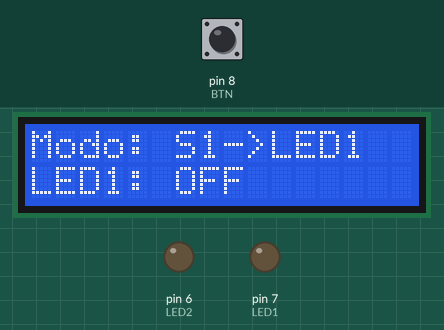
Recording of a sketch running on a simulated Arduino Uno, built for the host (arithmetic inside an expression is 32-bit, double 64-bit). Parts: 16×2 character LCD, output pins drawn as LEDs (lit = HIGH). The inputs (shaded band) are chosen by the test bench; at power-on: pin 8 (BTN) HIGH. What the sketch prints to the serial monitor is not drawn.

Above: at 1.2 s.
1.3 s: pin 8 (BTN) pulled LOW for 0.15 s
At 2.1 s:
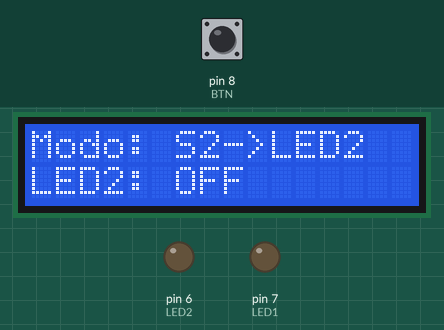
Timing chart, 0 to 4.3 s (numbered marks = the images above; inputs shaded):
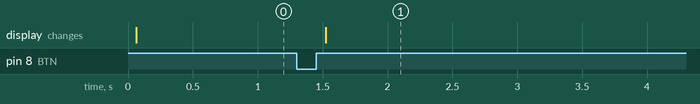

The sketch:

proyConEnsa.ino
```cpp
#include <LiquidCrystal.h>

// Sensibilidad (ajustar si es necesario, valores bajos = más sensible)
const int sens1 = 8;
const int sens2 = 8;
const int lecturas = 100; // Se reducen cantidad de lecturas para que el programa responda más rápido

LiquidCrystal lcd(13, 12, 5, 4, 3, 2); // pines del LCD

const int sensor1 = A0;
const int sensor2 = A1;
const int LED1 = 7;
const int LED2 = 6;
const int BTN  = 8;

int modo = 0; // 0 = LED1 controlado por sensor1, 1 = LED2 controlado por sensor2

// Variables para guardar el estado actual de los LEDs (encendido/apagado)
// En verisones anteriores el LED solo dependia de la lectura en "vivo" del sensor, ahora el estado cambia cada vez que percibe un sonido haciendo que se mantenga encendido hasta que perciba otro sonido
bool estadoLED1 = false;
bool estadoLED2 = false;

// Variable para impedir múltiples lecturas del mismo aplauso , solo se acepta nueva deteccion si pasaron al menos 700 ms del ultimo aplauso
unsigned long ultimaDeteccion1 = 0;
unsigned long ultimaDeteccion2 = 0;
const unsigned long intervaloSilencio = 700;

// --- Función que mide el nivel de variación del micrófono ---
int medirNivel(int pin) {
  int vMax = 0;
  int vMin = 1023;
  int valor = 0; //Variable para almacenar el valor de la lectura

  asm volatile(
    // Inicialización de variables
    "ldi r17, 0 \n" // r17 = 1 (contador) = 0
    "ldi r18, 100 \n" // r18, num de lecturas = 100
    "bucleInicio: \n" // Etiqueta del inicio del bucle

    // --- Selección del canal ADC ---
    "lds  r16, ADMUX \n"
    "andi r16, 0xF0 \n"  // Limpiar el canal
    "ori  r16, %[canal] \n"
    "sts  ADMUX, r16 \n"

    // --- Iniciar conversión ---
    "sbi  %[ADCSRA], %[ADSC]  \n"

    // Esperar fin de conversión
    "1: \n"
    "sbic %[ADCSRA], %[ADSC] \n"  // Salta si ADSC == 0
    "rjmp 1b \n"

    // Leer el resultado bajo/alto del ADC
    "lds  r20, ADCL \n"   // byte bajo
    "lds  r21, ADCH \n"   // byte alto
    "mov  %A[valor], r20 \n"
    "mov  %B[valor], r21 \n"

    // if (valor > vMax) vMax = valor;
    "cp   %A[vMax], %A[valor] \n"
    "cpc  %B[vMax], %B[valor] \n"
    "brlo 2f \n"             // vMax < valor , entonces actualiza estado
    "rjmp 3f \n"
    "2: \n"
    "mov  %A[vMax], %A[valor] \n"
    "mov  %B[vMax], %B[valor] \n"
    "3: \n"

    //  if (valor < vMin) vMin = valor;
    "cp   %A[valor], %A[vMin] \n"
    "cpc  %B[valor], %B[vMin] \n"
    "brlo 4f \n"             // valor < vMin, entonces actualiza estado
    "rjmp 5f \n"
    "4: \n"
    "mov  %A[vMin], %A[valor] \n"
    "mov  %B[vMin], %B[valor] \n"
    "5: \n"

    // Cierre de bucle
    "inc r17 \n" // i++ aumenta contador
    "cp r17, r18 \n" // comparar i ocn lecturas
    "brlo bucleInicio \n" // si i es menor a leecturas, se rpeite el bucle
    // fin

    : //output_operands
    [vMax] "+r" (vMax),
    [vMin] "+r" (vMin),
    [valor] "+r" (valor)

    : //input_operands
    [canal] "r" (pin & 0x0F),
    [ADCSRA] "I" (_SFR_IO_ADDR(ADCSRA)),
    [ADSC] "I" (ADSC)

    : //clobbered_registers
    "r16","r17","r18","r20","r21","cc","memory"

  );

  //Código original de referencia
  /*for (int i = 0; i < lecturas; i++) {
    int v = analogRead(pin);
    if (v > vMax) vMax = v;
    if (v < vMin) vMin = v;
  }
  */
  return (vMax - vMin);
}


void setup() {
  pinMode(LED1, OUTPUT);
  pinMode(LED2, OUTPUT);
  pinMode(BTN, INPUT_PULLUP);

  lcd.begin(16, 2);
}

void loop() {

  // --- Medir el tiempo total del loop en milisegundos ---
  unsigned long loopInicio = millis();

  // --- Cambio de modo con el botón ---
  if (digitalRead(BTN) == LOW) {
    modo = 1 - modo;  // alterna entre LED1 y LED2
    delay(200);
    while (digitalRead(BTN) == LOW); // espera a soltar el botón
  }

  //--- Medir el tiempo de ejecución de medirNivel(sensor1) ---
  unsigned long t1_inicio = micros();
  int nivel1 = medirNivel(sensor1);
  unsigned long t1_fin = micros();
  unsigned long tiempoNivel1 = t1_fin - t1_inicio; // en microsegundos

  //--- Medir el tiempo de ejecución de medirNivel(sensor2) ---
  unsigned long t2_inicio = micros();
  int nivel2 = medirNivel(sensor2);
  unsigned long t2_fin = micros();
  unsigned long tiempoNivel2 = t2_fin - t2_inicio; // en microsegundos

  unsigned long ahora = millis(); // Obtiene tiempo actual en milisegundos

  // --- Detección de "evento" de aplauso/soplido ---
  // Si el nivel supera el umbral, se interpreta como un "evento sonoro"
   // --- Sensor 1 ---
  if (modo == 0 && nivel1 > sens1 && (ahora - ultimaDeteccion1 > intervaloSilencio)) {
    estadoLED1 = !estadoLED1;
    digitalWrite(LED1, estadoLED1);
    ultimaDeteccion1 = ahora;
  }

  // --- Sensor 2 ---
  if (modo == 1 && nivel2 > sens2 && (ahora - ultimaDeteccion2 > intervaloSilencio)) {
    estadoLED2 = !estadoLED2;
    digitalWrite(LED2, estadoLED2);
    ultimaDeteccion2 = ahora;
  }

  // --- Actualización del LCD ---
  // Muestra solo el LED que esta en uso
  lcd.setCursor(0, 0);  // Fila 0
  if (modo == 0) {
    lcd.print("Modo: S1->LED1   ");
  } else {
    lcd.print("Modo: S2->LED2   ");
  }

  lcd.setCursor(0, 1);  // Fila 1
  if (modo == 0) {
    lcd.print("LED1: ");
    lcd.print(estadoLED1 ? "ON " : "OFF");
  } else {
    lcd.print("LED2: ");
    lcd.print(estadoLED2 ? "ON " : "OFF");
  }

  // --- Medir tiempo total del loop (en milisegundos) ---
  unsigned long loopFin = millis();
  unsigned long tiempoLoop = loopFin - loopInicio;

  // --- Mostrar resultados en el Monitor Serial ---
  Serial.print("Tiempo medirNivel(S1): ");
  Serial.print(tiempoNivel1);
  Serial.print(" us | medirNivel(S2): ");
  Serial.print(tiempoNivel2);
  Serial.print(" us | Tiempo total loop: ");
  Serial.print(tiempoLoop);
  Serial.println(" ms");

  delay(100); // pequeña pausa de estabilidad
}
```

Measured:
- after the input at 1.3 s, the display: changes after 0.22 s (image 1)
